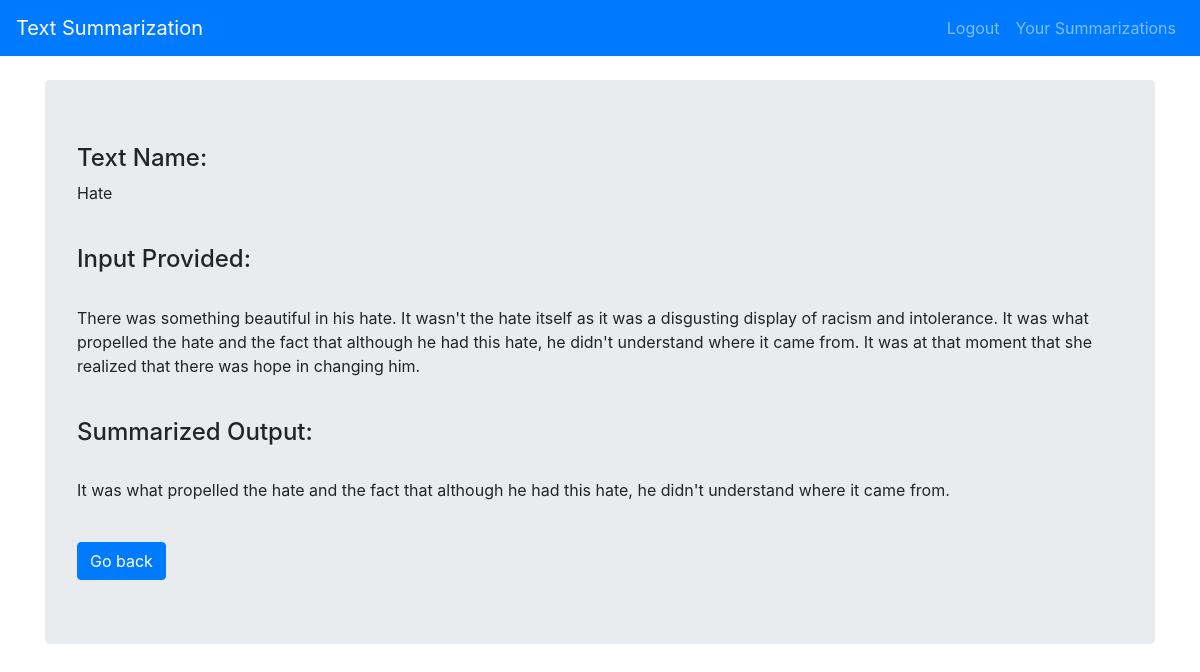
The app's page /summarization/detail/1/ (signed in) with its own data.
### main/models.py (models this page shows, shortened)
class Summarized(models.Model):
	user = models.ForeignKey(User,on_delete=models.CASCADE,default=None)
	text = models.CharField(max_length = 50)
	text_input = models.TextField()
	text_output = models.TextField()
	created_date = models.DateTimeField(blank = True, null = True)

### main/views.py (the view)
# urls.py: path("summarization/detail/<int:pk>/",views.DetailSummarization.as_view(), name="detail"),
class DetailSummarization(LoginRequiredMixin,DetailView):
    template_name = 'detail.html'
    model = Summarized
    context_object_name = 'summarized' #Context name used in template

### templates/detail.html
{% extends 'header.html' %}
{% block content %}
    <br>
	<div class="jumbotron">
        {% if summarized.user == request.user %}
            <h4>Text Name:</h4>
            <p>{{summarized.text}}</p>
            <br>
            <h4>Input Provided:</h4><br>
            <p>{{summarized.text_input}}</p>
            <br>
            <h4>Summarized Output:</h4><br>
            <p>{{summarized.text_output}}</p>
            <br>
            <a href="{% url 'main:your_summarizations' %}"><button class="btn btn-primary">Go back</button></a>
        {% else %}
            <div class="container">
                <h2 class="heading font-weight-light text-center">You don't have access to this page!</h2>
            </div>
        {% endif %}
    </div>
{% endblock %}

### records on screen
Summarized: text "Hate", text_input "There was something beautiful in his hate. It wasn't the hate itself as it was a disgusting display of racism and intolerance. It was what propelled the hate and the fact that although he had this hate, he didn't understand where it came from. It was at that moment that she realized that there was hope in changing him.", text_output "It was what propelled the hate and the fact that although he had this hate, he didn't understand where it came from."
